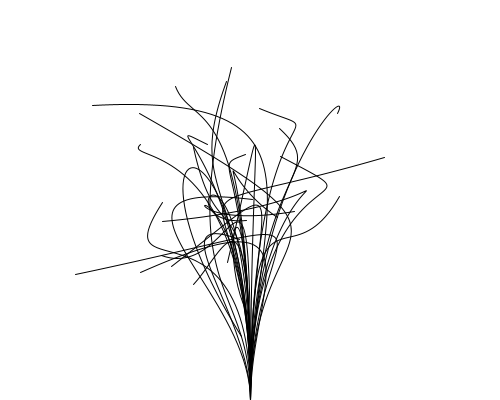
Frame 1 (no input)
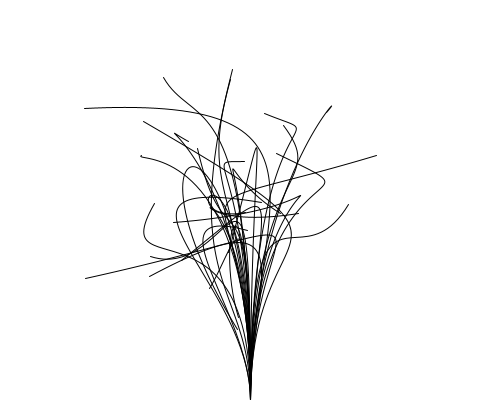
Frame 60 (the mouse pressed at the canvas centre just before this capture)
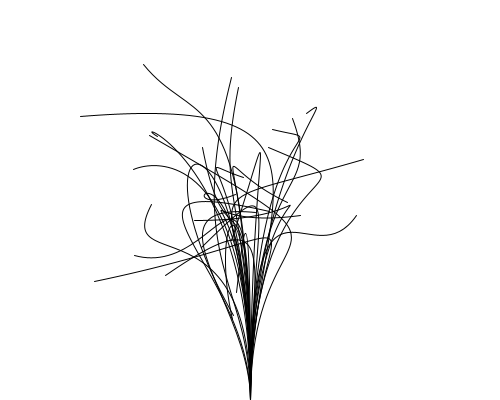
Frame 120 (the mouse held since frame 60 and released just before this capture)

The Processing sketch that drew these frames (run headless with seeded random() and noise(); from frame 60 on, the mouse is pressed at the canvas centre):

// Processing sketch: sketch_76
// ── sketch_76.pde

// fun programming episode #75
// bezier curves are so beautiful

void setup() {
	size(500, 400);
	smooth();
	noFill();	
}

void draw() {
	background(255);
	float t = frameCount/1000.0; // added decimal 
	for(int i =0; i < 30; i++) { // loops from frameCount
	  	bezier(width/2, height,
	  		width/2, noise(1, i, t) * height,
	  		noise(2, i, t) * width, noise(4, i, t) * height,
	  		noise(3, i, t) * width, noise(5, i, t) * height
	  		);	
	}
}
